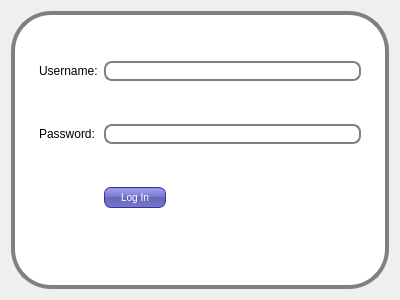
<?xml version="1.0" encoding="UTF-8"?>
<ui version="4.0">
 <class>Form</class>
 <widget class="QWidget" name="Form">
  <property name="geometry">
   <rect>
    <x>0</x>
    <y>0</y>
    <width>400</width>
    <height>300</height>
   </rect>
  </property>
  <property name="windowTitle">
   <string>LogIn</string>
  </property>
  <layout class="QVBoxLayout" name="verticalLayout">
   <item>
    <widget class="QFrame" name="regFrame">
     <property name="minimumSize">
      <size>
       <width>201</width>
       <height>0</height>
      </size>
     </property>
     <property name="styleSheet">
      <string notr="true">#Form {
opacity: 0;
}

#regFrame {
border: 4px solid gray;
border-radius: 40px;
background: white;
padding-left: 15px;
padding-right:15px;
padding-bottom: 30px;

}
.QLineEdit{
border: 2px solid gray;
border-radius:8px;
}

QPushButton {
color: white;
background-color: QLinearGradient( x1: 0, y1: 0, x2: 0, y2: 1, stop: 0 #88d, stop: 0.1 #99e, stop: 0.49 #77c, stop: 0.5 #66b, stop: 1 #77c);
border-width: 1px;
border-color: #339;
border-style: solid;
border-radius: 7;
padding: 3px;
font-size: 10px;
padding-left: 5px;
padding-right: 5px;
min-width: 50px;
max-width: 50px;
min-height: 13px;
max-height: 13px;
}</string>
     </property>
     <property name="frameShape">
      <enum>QFrame::StyledPanel</enum>
     </property>
     <property name="frameShadow">
      <enum>QFrame::Raised</enum>
     </property>
     <layout class="QGridLayout" name="gridLayout">
      <item row="0" column="0">
       <widget class="QLabel" name="name_label">
        <property name="text">
         <string>Username:</string>
        </property>
       </widget>
      </item>
      <item row="0" column="1">
       <widget class="QLineEdit" name="name_edit"/>
      </item>
      <item row="1" column="0">
       <widget class="QLabel" name="pass_label">
        <property name="text">
         <string>Password:</string>
        </property>
       </widget>
      </item>
      <item row="1" column="1">
       <widget class="QLineEdit" name="pass_edit">
        <property name="echoMode">
         <enum>QLineEdit::Password</enum>
        </property>
       </widget>
      </item>
      <item row="2" column="1">
       <widget class="QPushButton" name="pushButton">
        <property name="text">
         <string>Log In</string>
        </property>
       </widget>
      </item>
     </layout>
    </widget>
   </item>
  </layout>
 </widget>
 <resources/>
 <connections>
  <connection>
   <sender>pushButton</sender>
   <signal>clicked()</signal>
   <receiver>Form</receiver>
   <slot>PushButton()</slot>
   <hints>
    <hint type="sourcelabel">
     <x>139</x>
     <y>197</y>
    </hint>
    <hint type="destinationlabel">
     <x>199</x>
     <y>149</y>
    </hint>
   </hints>
  </connection>
 </connections>
 <slots>
  <slot>PushButton()</slot>
 </slots>
</ui>
